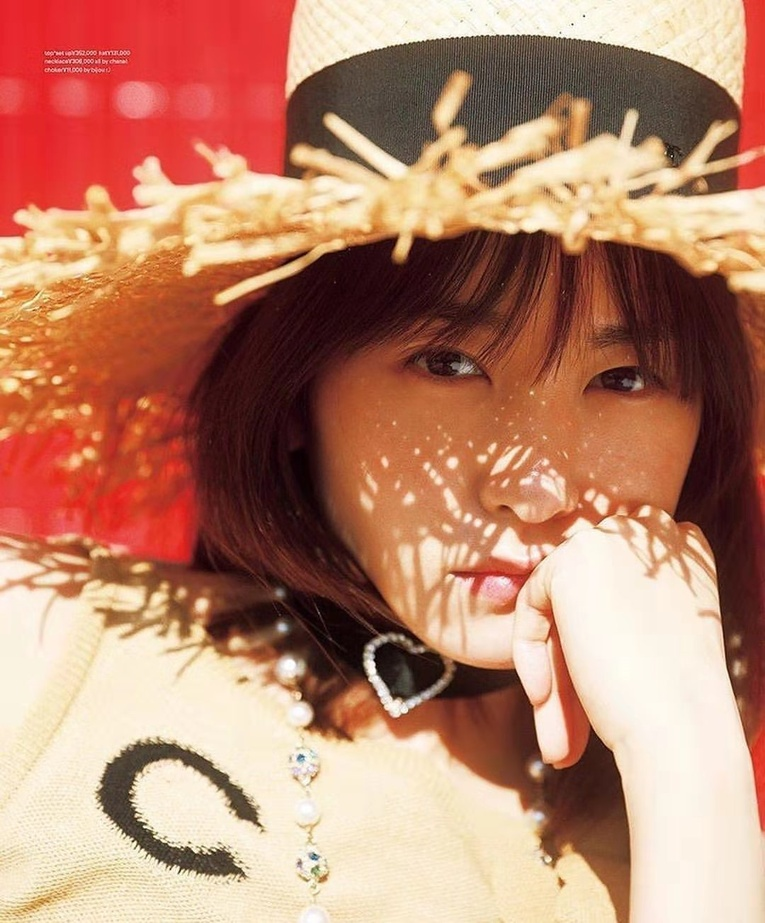
#> input picture 1.jpg, 765 x 923 px, shrunk from 1080 x 1303 before the run
$ python code1.py
#> lines starting #> are read from the running program, lines starting #| are printed output that depends on the picture
#> further down, img is the input picture: shape (923, 765, 3); mean B, G, R 109.9, 133, 185.6
import cv2
import random
import numpy as np
from matplotlib import pyplot as plt


class opencvtest:
    #change color
    def light_color(self,img,num):
        B,G,R=cv2.split(img)
        temp=[]
        for x in [B,G,R]:
            if num == 0:
                pass
            elif num >0:
                lim = 255 - num
                x[x>lim] = 255
                x[x <= lim] = (num +x[x<=lim]).astype(img.dtype)
            else:
                lim =0 - num
            temp.append(x)
        img_merge = cv2.merge(tuple(temp))
        return img_merge
        # [5 lines of commented-out code are left out]
    def gamma_correction(self,img,gamma):
        invGamma = 1.0/gamma
        table = []
        for i in range(256):
            table.append(((i / 255.0) ** invGamma) * 255)
        table = np.array(table).astype("uint8")
        img_brighter = cv2.LUT(img, table)
        return img_brighter
        # [6 lines of commented-out code are left out]
    def scaleandrotation(self,img,scale,rotation):
        M = cv2.getRotationMatrix2D((img.shape[1] / 2, img.shape[0] / 2), rotation, scale) # center, angle, scale
        img_rotate = cv2.warpAffine(img, M, (img.shape[1], img.shape[0]))
        return img_rotate
        # [6 lines of commented-out code are left out]
    def affine_transform(self,img,pst):
        rows,cols,ch = img.shape
        pts1 = np.float32([[0,0],[cols-1,0],[0,rows-1]])
        M = cv2.getAffineTransform(pts1,pts)
        img_dst = cv2.warpAffine(img, M, (cols, rows))
        return img_dst

    # perspective transform
    def perspective_transform(self,img,margin):
#> called with margin = 90
        height,width,chanels = img.shape
#> height = 923; width = 765; chanels = 3
        x1 = random.randint(-margin, margin)
        y1 = random.randint(-margin, margin)
        x2 = random.randint(width - margin - 1, width - 1)
#> x2 = 679
        y2 = random.randint(-margin, margin)
        x3 = random.randint(width - margin - 1, width - 1)
#> x3 = 739
        y3 = random.randint(height - margin - 1, height - 1)
#> y3 = 894
        x4 = random.randint(-margin, margin)
        y4 = random.randint(height - margin - 1, height - 1)
#> y4 = 870

        dx1 = random.randint(-margin, margin)
        dy1 = random.randint(-margin, margin)
        dx2 = random.randint(width - margin - 1, width - 1)
#> dx2 = 748
        dy2 = random.randint(-margin, margin)
        dx3 = random.randint(width - margin - 1, width - 1)
#> dx3 = 738
        dy3 = random.randint(height - margin - 1, height - 1)
#> dy3 = 849
        dx4 = random.randint(-margin, margin)
        dy4 = random.randint(height - margin - 1, height - 1)
#> dy4 = 849

        pts1 = np.float32([[x1, y1], [x2, y2], [x3, y3], [x4, y4]])
        pts2 = np.float32([[dx1, dy1], [dx2, dy2], [dx3, dy3], [dx4, dy4]])
        M_warp = cv2.getPerspectiveTransform(pts1, pts2)
        img_warp = cv2.warpPerspective(img, M_warp, (width, height))
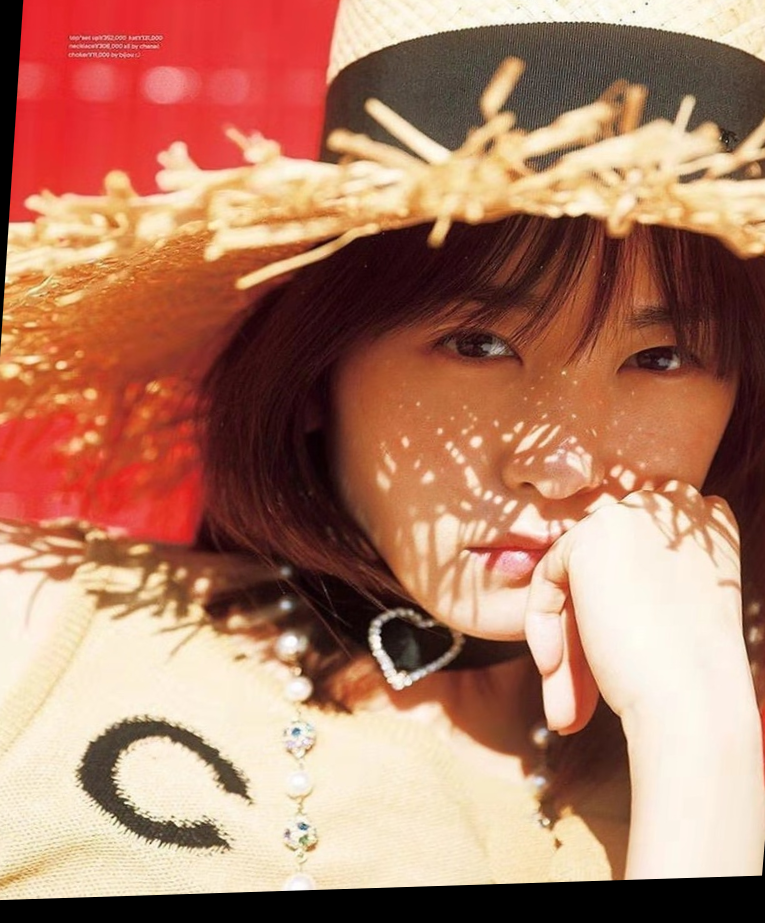
#> img_warp: shape (923, 765, 3); mean B, G, R 104.1, 126.5, 176.8
        return  img_warp


if __name__ =="__main__":
    #import img
    cvtest=opencvtest()
    img = cv2.imread('1.jpg')
    # [5 lines of commented-out code are left out]
    img_change = cvtest.perspective_transform(img,90)
    cv2.imshow('gakki_change',img_change)
    key = cv2.waitKey()
#> (key Esc is pressed here)
    if key == 27:
        cv2.destroyAllWindows()
